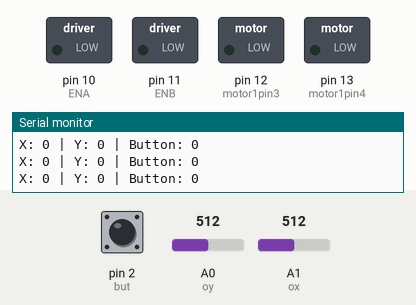
A sketch run on a simulated Arduino Uno, built with avr-gcc and run on an emulated ATmega328P. On the bench: switched loads named in the sketch (green lamp = pin HIGH), the last lines printed to the serial monitor. The inputs (shaded band) are chosen by the test bench; at power-on: A1 (ox) = 512, A0 (oy) = 512, pin 2 (but) HIGH.

Above: at 1.2 s.
1.3 s: A1 (ox) set to 552
4.3 s: A1 (ox) set to 576
At 4.7 s:
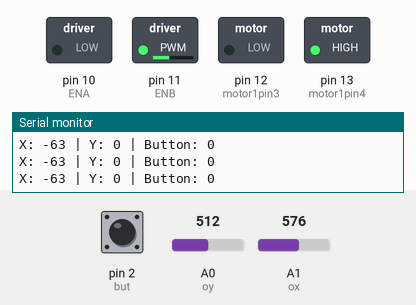
5.8 s: A0 (oy) set to 566
8.8 s: A0 (oy) set to 592
At 10.0 s:
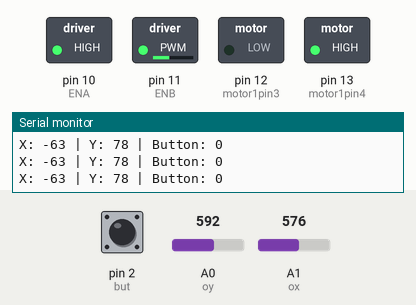
10.3 s: A1 (ox) set to 511
At 11.5 s:
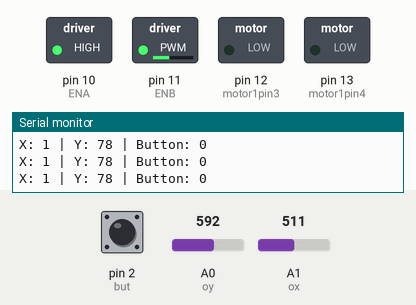
11.8 s: A1 (ox) set to 469
14.8 s: A1 (ox) set to 442
At 16.0 s:
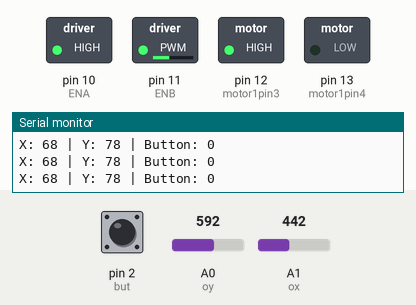
Timing chart, 0 to 17.3 s (numbered marks = the images above; inputs shaded):
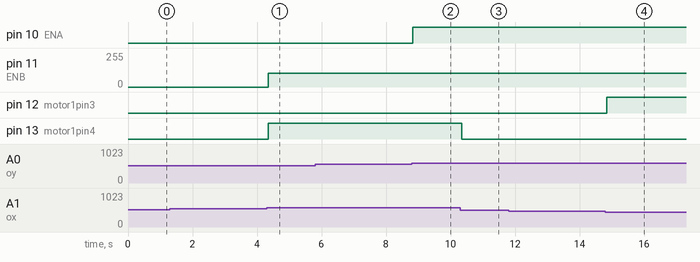

The sketch:

masina.ino
```cpp
int ox = A1;
int oy = A0;
int but = 2;
int motor1pin3 = 12;
int motor1pin4 = 13;
int steer1pin1 = 9;
int steer1pin2 = 8;
int ENA=10;
int ENB=11;

void setup() {
  pinMode(motor1pin3, OUTPUT);
  pinMode(motor1pin4, OUTPUT);
  pinMode(ENB, OUTPUT);

  pinMode(ox, INPUT);
  pinMode(oy, INPUT);
  pinMode(but, INPUT_PULLUP);

  Serial.begin(9600);
}

void joystick(int & mapX,int & mapY)
{
  int xAxis = analogRead(ox);
  int yAxis = analogRead(oy);
  int Buton = !digitalRead(but);
   mapX = -map(analogRead(ox), 0, 1023, -500, 500);
   mapY = map(analogRead(oy), 0, 1023, -500, 500);
  Serial.print("X: ");
  Serial.print(mapX);
  Serial.print(" | Y: ");
  Serial.print(mapY);
  Serial.print(" | Button: ");
  Serial.println(Buton);
}


void motor_steer(int x,int y,int & a)
{
  if(x>50)
  {
    a=map(x,0,500,80,255);
    analogWrite(ENB, a);
    digitalWrite(motor1pin3, HIGH);
    digitalWrite(motor1pin4, LOW);
  }
  if(x<-50)
  {
    int a=map(x,0,-500,80,255);
    analogWrite(ENB, a);
    digitalWrite(motor1pin3, LOW);
    digitalWrite(motor1pin4, HIGH);
  }
  if(x>-50 && x<50)
  {
    digitalWrite(motor1pin3, LOW);
    digitalWrite(motor1pin4, LOW);
  }

  //steer
  if(y>70)
  {
    analogWrite(ENA, 255);
    digitalWrite(steer1pin1, HIGH);
    digitalWrite(steer1pin2, LOW);
  }
  if(y<-70)
  {
    analogWrite(ENA, 255);
    digitalWrite(steer1pin1, LOW);
    digitalWrite(steer1pin2, HIGH);
  }
  if(y>-70 && y<70)
  {
    digitalWrite(steer1pin1, LOW);
    digitalWrite(steer1pin2, LOW);
  }
}

void loop() {
  int x,y,a;
  joystick(x,y);
  motor_steer(x,y,a);
  delay(10);
}
```

Measured:
- the behaviour switches between 563 and 564 on A1 (ox) (found by bisection; images 0 and 1)
- the behaviour switches between 584 and 585 on A0 (oy) (found by bisection; images 1 and 2)
- the behaviour switches between 461 and 460 on A1 (ox) (found by bisection; images 3 and 4)
- after the input at 4.3 s, pin 11 (ENB): 0/255 → 102/255 at once; pin 13 (motor1pin4): LOW → HIGH at once
- after the input at 8.8 s, pin 10 (ENA): LOW → HIGH at once
- after the input at 10.3 s, pin 13 (motor1pin4): HIGH → LOW at once
- after the input at 14.8 s, pin 11 (ENB): 102/255 → 103/255 at once; pin 12 (motor1pin3): LOW → HIGH at once
